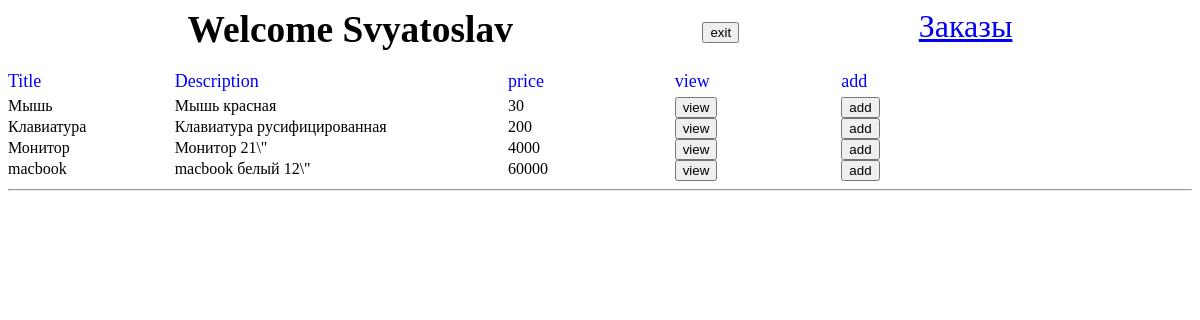
The page / (signed in) on the database its author committed.
### tables this page shows
CREATE TABLE `goods` (
  `id` int(11) NOT NULL,
  `good` varchar(30) NOT NULL,
  `description` varchar(256) NOT NULL,
  `price` decimal(10,0) NOT NULL,
  `good_img` varchar(30) NOT NULL
);

### index.php (the view, shortened to what this page needs)
<?php
include('bd.php');
$query = mysqli_query($link, 'SELECT * FROM goods');
?>
<!doctype html>
<html lang="en">
<head>
  <link rel="stylesheet" href="style.css">
</head>
<body>
<div class="auth">
  <?php include('auth.php');
  if($_SESSION['is_admin']):
  ?>
  <a href="admin.php">Заказы</a>
  <?php elseif ($_SESSION['login'] !== null): ?>
  <a href="profile.php">Личный кабинет</a>
  <?php endif; ?>
</div>
<form action="" method="post">
  <div class="table">
    <label class="head">Title</label>
    <label class="head">Description</label>
    <label class="head">price</label>
    <label class="head">view</label>
    <label class="head">add</label>
    <? while ($row = mysqli_fetch_assoc($query)) : ?>
      <div><?= $row['good'] ?></div>
      <div><?= $row['description'] ?></div>
      <div><?= $row['price'] ?></div>
      <div>
        <button value="<?= $row['id'] ?>" name="id">view</button>
      </div>
      <div>
        <button value="<?= $row['id'] ?>" name="add">add</button>
      </div>
    <? endwhile ?>
  </div>
</form>
<hr>
</body>
</html>

### style.css (style rules this page uses)
.table { display: grid; grid-template-columns: 1fr 2fr repeat(3, 1fr); width: 1000px; }
.head { color: blue; font-size: 18px; margin-bottom: 5px; }
.auth { display: flex; justify-content: space-evenly; margin-bottom: 20px; font-size: xx-large; }

### rows shown on the page
goods: good "Мышь", description "Мышь красная", price "30", $row['id'] 1 (drawn)
goods: good "Клавиатура", description "Клавиатура русифицированная", price "200", $row['id'] 2 (drawn)
goods: good "Монитор", description "Монитор 21\\\"", price "4000", $row['id'] 3 (drawn)
goods: good "macbook", description "macbook белый 12\\\"", price "60000", $row['id'] 4 (drawn)

### other values the page prints
$_SESSION['name'] "Svyatoslav"
